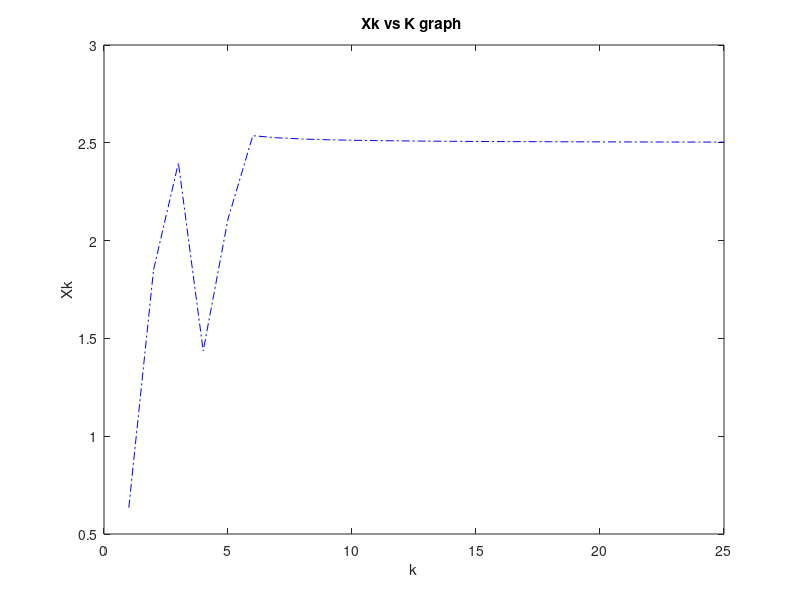

Source code (MATLAB):
%question 3 using newton raphson method
% clc
% clear all
 
f = @(x)(x^5 +0.25*(x^3) - 3*(x^4) + 0.5*(x^2) -(15*x)+ 50); 
df = @(x)(5*(x^4) +1.25*(x^2) -12*(x^3) + x - 15 );
ddf = @(x)(20*(x^3) +2.5*(x) - 36*(x^2) +1);
x0=100;
n=25;

 for k=1:n
    xn=x0-(f(x0)*df(x0))/((df(x0)^2)-(f(x0)*ddf(x0)));
    x0=xn;
    d(k)=xn;
    fprintf('P%d=%.6f\n',k,xn);
    fprintf('The value of function is %f\n',abs(f(xn)))

 end
    plot(1:n,d,'-.b')
    xlabel('k');
    ylabel('Xk');
    title('Xk vs K graph ')
    hold on
